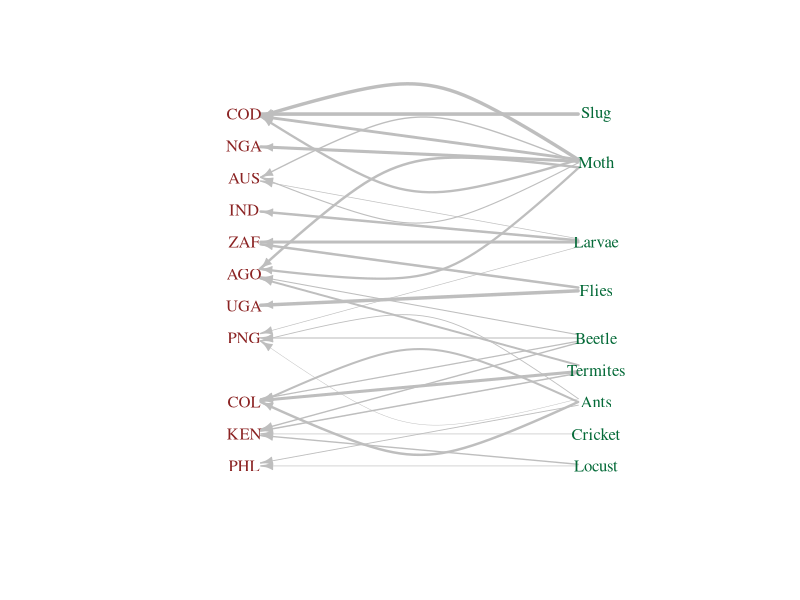

Reproduce this figure in R.
library(readr)
EdibleSpecies <- read_delim("Study_1/EdibleSpecies.csv", 
                            delim = ";", escape_double = FALSE, trim_ws = TRUE)
variable.names(EdibleSpecies)
Country <- unique(EdibleSpecies$Country)
Edibles <- EdibleSpecies[c(5,2,4)]

library(igraph)
bn <- graph_from_data_frame(Edibles, directed = TRUE)
summary(bn)
V(bn)$name
E(bn)$Protein
V(bn)$type <- bipartite_mapping(bn)$type
V(bn)$size <- sd(E(bn)$Protein)
V(bn)$shape <- ifelse(V(bn)$type, "none", "none") 
V(bn)$labelcolor <- ifelse(V(bn)$type, "brown4", "#046A38")
E(bn)$color <- "gray"
E(bn)$width <- E(bn)$Protein/20
V(bn)$label.cex = igraph::betweenness(bn)


layout <- layout_as_bipartite(bn)
rotated_layout <- cbind(layout[, 2], -layout[, 1])


png("FS1.png", width = 7, height = 7, units = 'in', res = 300)
plot(bn, vertex.label = V(bn)$name, layout = rotated_layout, main = "",
     vertex.size = V(bn)$size,
     vertex.label.color = V(bn)$labelcolor, edge.lty = E(bn)$linetype, vertex.shape = V(bn)$shape,
     edge.arrow.size =  min(E(bn)$Protein)/15)
dev.off()
